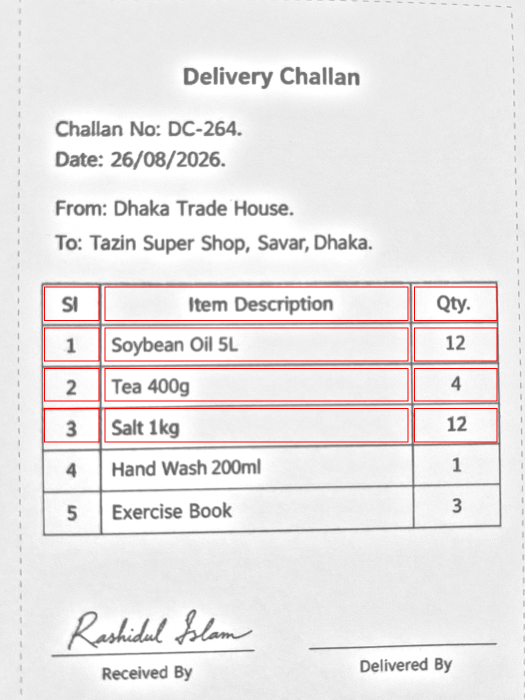
#> input picture services/document_pipeline/experiments/2026-10-24/automatic_localization/run1/398c6ef688e4/axis_grid_overlay.png, 1050 x 1400 px (shown at 1/2 size)
$ python -i localization_run2.py   (imports and definitions only)
#> lines starting #> are read from the running program, lines starting #| are printed output that depends on the picture; after the words box and inside, x2 and y2 are one past the last pixel; in counts of white or black regions, pixels touching at a corner belong together
"""Image-independent ruled-table localization and local OCR (development).

Coordinates refer to EXIF-oriented source pixels. No source pixels or OCR are
rewritten. A missing grid is explicit and OCR word boxes remain fallback evidence.
"""
import csv
import hashlib
import io
import json
import os
from pathlib import Path
import shutil
import subprocess
import time
import numpy as np
from PIL import Image, ImageFilter, ImageOps, ImageDraw
from scipy import ndimage as ndi

VERSION = 'ruled-layout-v1'

def sha(path):
    return hashlib.sha256(Path(path).read_bytes()).hexdigest()

def normalized_image(image):
    gray = ImageOps.grayscale(image)
    bg = gray.filter(ImageFilter.GaussianBlur(24))
    return Image.fromarray(np.clip(np.asarray(gray, dtype=float) / np.maximum(np.asarray(bg, dtype=float), 1) * 235, 0, 255).astype('uint8'))

def _bands(mask, threshold):
    indices = np.flatnonzero(mask >= threshold)
    if not len(indices): return []
    return [int(round(g.mean())) for g in np.split(indices, np.flatnonzero(np.diff(indices)>3)+1)]

def locate(image, deskew=False):
    """Return transformed image and detected grids; no document-specific constants."""
    source = ImageOps.exif_transpose(image).convert('RGB')
    scale = min(1.0, 1400 / max(source.size))
    small = source.resize((round(source.width*scale),round(source.height*scale)))
    norm = normalized_image(small)
    binary = np.asarray(norm)<215
    angle = 0
    scores = []
    if deskew:
        for a in np.arange(-4,4.01,.5):
            rotated = ndi.rotate(binary, float(a), reshape=False, order=0, cval=0)
            lines = ndi.binary_opening(rotated, structure=np.ones((1,max(15,round(small.width*.07)))))
            score = int(lines.sum()); scores.append([float(a),score])
        angle = max(scores,key=lambda x:x[1])[0]
        norm = norm.rotate(angle, resample=Image.Resampling.BICUBIC, fillcolor=255)
        binary = np.asarray(norm)<215
    h,w=binary.shape
    horizontal = ndi.binary_opening(ndi.maximum_filter(binary,size=(3,1)),structure=np.ones((1,max(15,round(w*.04)))))
    vertical = ndi.binary_opening(ndi.maximum_filter(binary,size=(1,3)),structure=np.ones((max(15,round(h*.025)),1)))
    # Bridge small breaks due to camera perspective and curved rules.
    grid = ndi.binary_dilation(horizontal|vertical, iterations=2)
    labels,count=ndi.label(grid)
    tables=[]
    for sl in ndi.find_objects(labels):
        if sl is None: continue
        ys,xs=sl; bw=xs.stop-xs.start; bh=ys.stop-ys.start
        if bw<w*.25 or bh<h*.045: continue
        hm=horizontal[ys,xs]; vm=vertical[ys,xs]
        ylines=_bands(ndi.maximum_filter(hm,size=(7,1)).sum(axis=1),bw*.40)
        xlines=_bands(ndi.maximum_filter(vm,size=(1,9)).sum(axis=0),bh*.40)
        if len(ylines)<3 or len(xlines)<2: continue
        rows=[]
        for y0,y1 in zip(ylines,ylines[1:]):
            if y1-y0<8: continue
            cells=[]
            for x0,x1 in zip(xlines,xlines[1:]):
                # Inset scales with cell size, capped to avoid clipping content.
                ix=min(8,max(3,round((x1-x0)*.025))); iy=min(7,max(3,round((y1-y0)*.12)))
                box=[xs.start+x0+ix,ys.start+y0+iy,xs.start+x1-ix,ys.start+y1-iy]
                if box[2]>box[0] and box[3]>box[1]: cells.append(box)
            if cells: rows.append(cells)
        if rows: tables.append({'box':[xs.start,ys.start,xs.stop,ys.stop],'horizontal_rules':[ys.start+y for y in ylines], 'vertical_rules':[xs.start+x for x in xlines], 'rows':rows})
    return norm, {'version':VERSION,'source_size':list(source.size),'working_size':list(norm.size),'scale':scale,'rotation_degrees':angle,'rotation_scores':scores,'coordinate_system':'EXIF-oriented source scaled by scale, then rotated about image center; inverse affine provided','inverse_affine':inverse_affine(source.size,scale,angle),'tables':tables}, grid

def inverse_affine(size,scale,angle):
    # PIL positive rotation: x'=cos*x+sin*y; y'=-sin*x+cos*y about center.
    a=np.deg2rad(angle); c=float(np.cos(a)); s=float(np.sin(a)); cx=round(size[0]*scale)/2; cy=round(size[1]*scale)/2
    return [[c/scale,-s/scale,(cx-c*cx+s*cy)/scale],[s/scale,c/scale,(cy-s*cx-c*cy)/scale]]

# [60 lines left out: functions montage, ocr, analyze, not called in this run]

>>> from PIL import Image
>>> picture = Image.open('run1/398c6ef688e4/axis_grid_overlay.png')
#> picture is the input picture: PIL image 1050x1400 RGB; mean R, G, B 233.6, 230.6, 230.6
>>> result = locate(picture)
#> in normalized_image, `bg = gray.filter(ImageFilter.GaussianBlur(24))`:
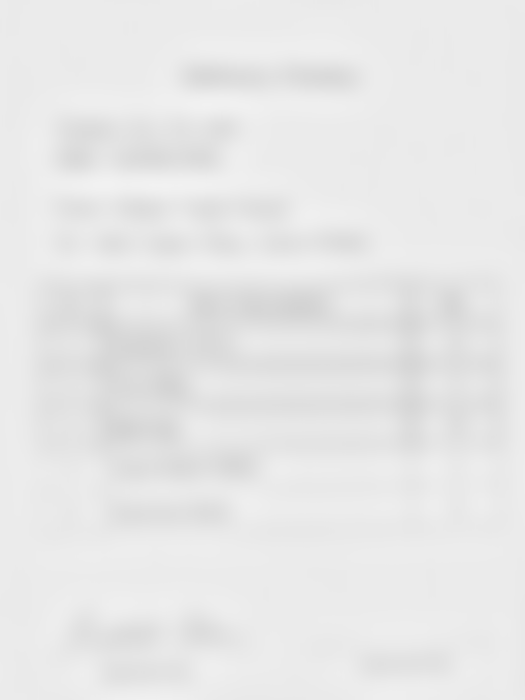
#> bg: PIL image 1050x1400 L (shown at 1/2 size); min 211, max 241, mean 231.5
#> in locate, `binary = np.asarray(norm)<215`:
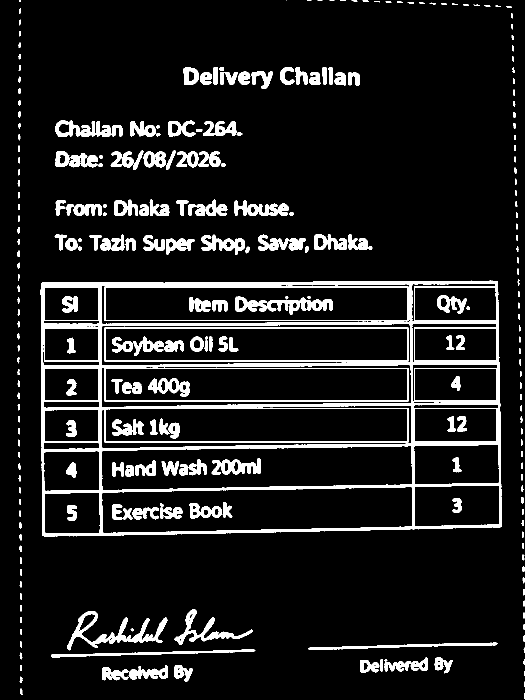
#> binary: shape (1400, 1050) bool (shown at 1/2 size); 9.7% white; 276 white regions (6 under 20 px), largest, box (x1, y1, x2, y2) and area: (81, 561, 1004, 1073) 56072, (135, 1222, 335, 1301) 3702, (470, 593, 666, 630) 3118
#> in locate, `horizontal = ndi.binary_opening(ndi.maximum_filter(binary,size=(3,1)),..`: horizontal: shape (1400, 1050) bool; 5.5% white; 35 white regions, largest, box (x1, y1, x2, y2) and area: (82, 720, 999, 739) 12432, (82, 561, 996, 576) 10351, (82, 882, 1001, 905) 9792
#> in locate, `vertical = ndi.binary_opening(ndi.maximum_filter(binary,size=(1,3)),st..`:
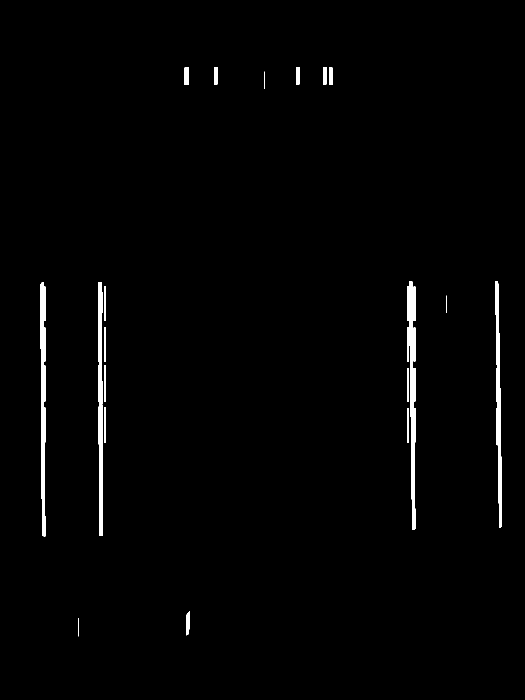
#> vertical: shape (1400, 1050) bool (shown at 1/2 size); 1.4% white; 22 white regions, largest, box (x1, y1, x2, y2) and area: (81, 565, 91, 1073) 4096, (814, 563, 831, 1059) 4055, (196, 565, 206, 1072) 4010
#> in locate, `grid = ndi.binary_dilation(horizontal|vertical, iterations=2)`:
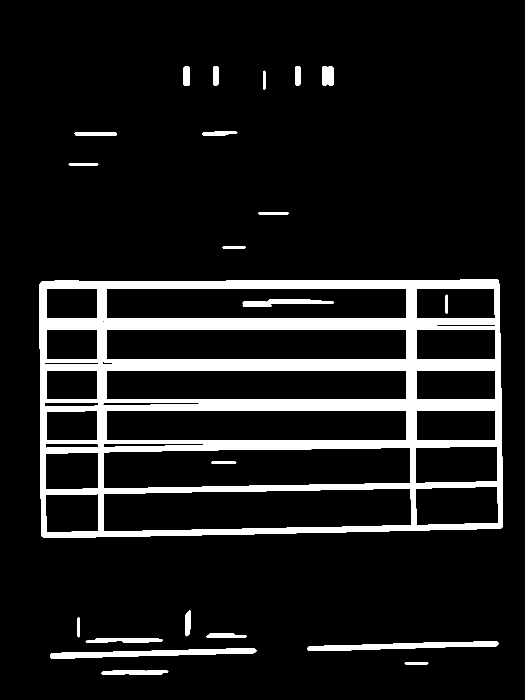
#> grid: shape (1400, 1050) bool (shown at 1/2 size); 10.5% white; 23 white regions, largest, box (x1, y1, x2, y2) and area: (79, 559, 1006, 1075) 136298, (100, 1297, 513, 1317) 4294, (615, 1283, 997, 1302) 3942
#> in locate, `labels,count=ndi.label(grid)`:
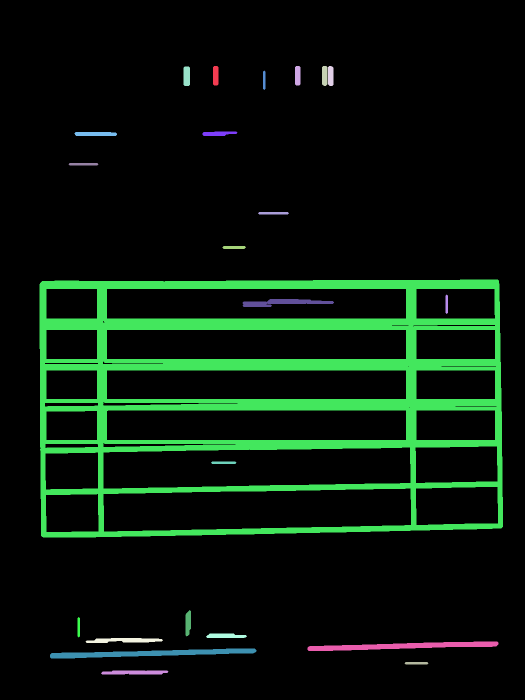
#> labels: shape (1400, 1050) int32 (shown at 1/2 size); 24 distinct labels, from 0 to 23; one colour per label, 0 black
#> in locate, `labels,count=ndi.label(grid)`: count = 23
#> the loop in locate, `for sl in ndi.find_objects(labels):` made 23 passes
#> (bw, bh) on passes 1, 2, 3, 4, 5, 6, 7, 8, 9, 10, 11, 13: (11, 39), (11, 39), (11, 40), (11, 40), (13, 39), (5, 39), (70, 9), (85, 8), (60, 5), (62, 5), (47, 6), (5, 39)
#> (bw, bh, ylines, xlines) on pass 12: (927, 516, [10, 89, 170, 250, 330, 416, 502], [8, 124, 743, 918])
#> after the loop in locate, `for sl in ndi.find_objects(labels):`:
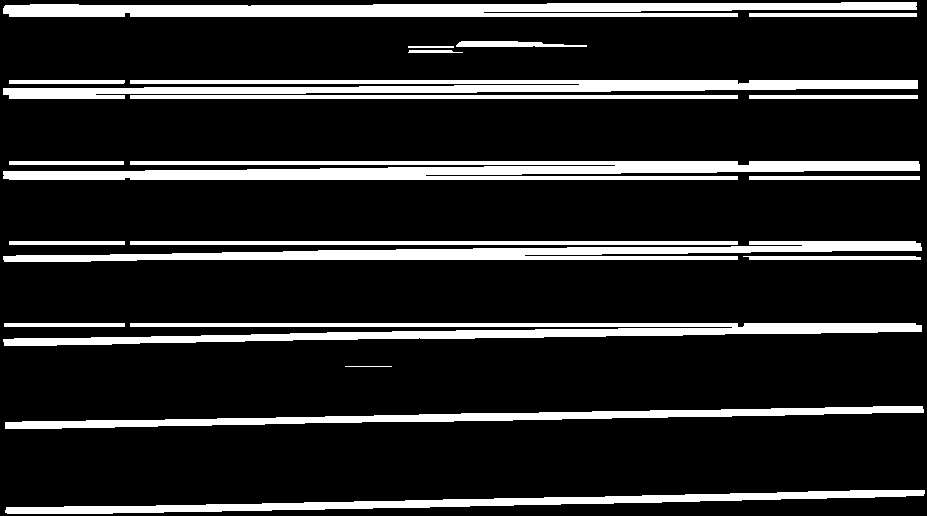
#> hm: shape (516, 927) bool; 15.6% white; 21 white regions, largest, box (x1, y1, x2, y2) and area: (3, 161, 920, 180) 12432, (3, 2, 917, 17) 10351, (3, 323, 922, 346) 9792
#> after the loop in locate, `for sl in ndi.find_objects(labels):`:
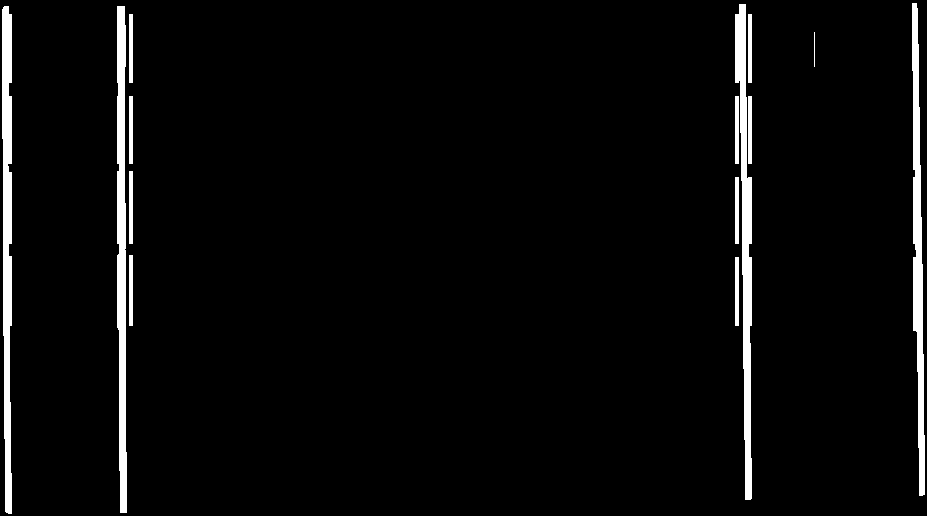
#> vm: shape (516, 927) bool; 3.8% white; 14 white regions, largest, box (x1, y1, x2, y2) and area: (2, 6, 12, 514) 4096, (735, 4, 752, 500) 4055, (117, 6, 127, 513) 4010
#> after the loop in locate, `for sl in ndi.find_objects(labels):`: tables = 1 item
